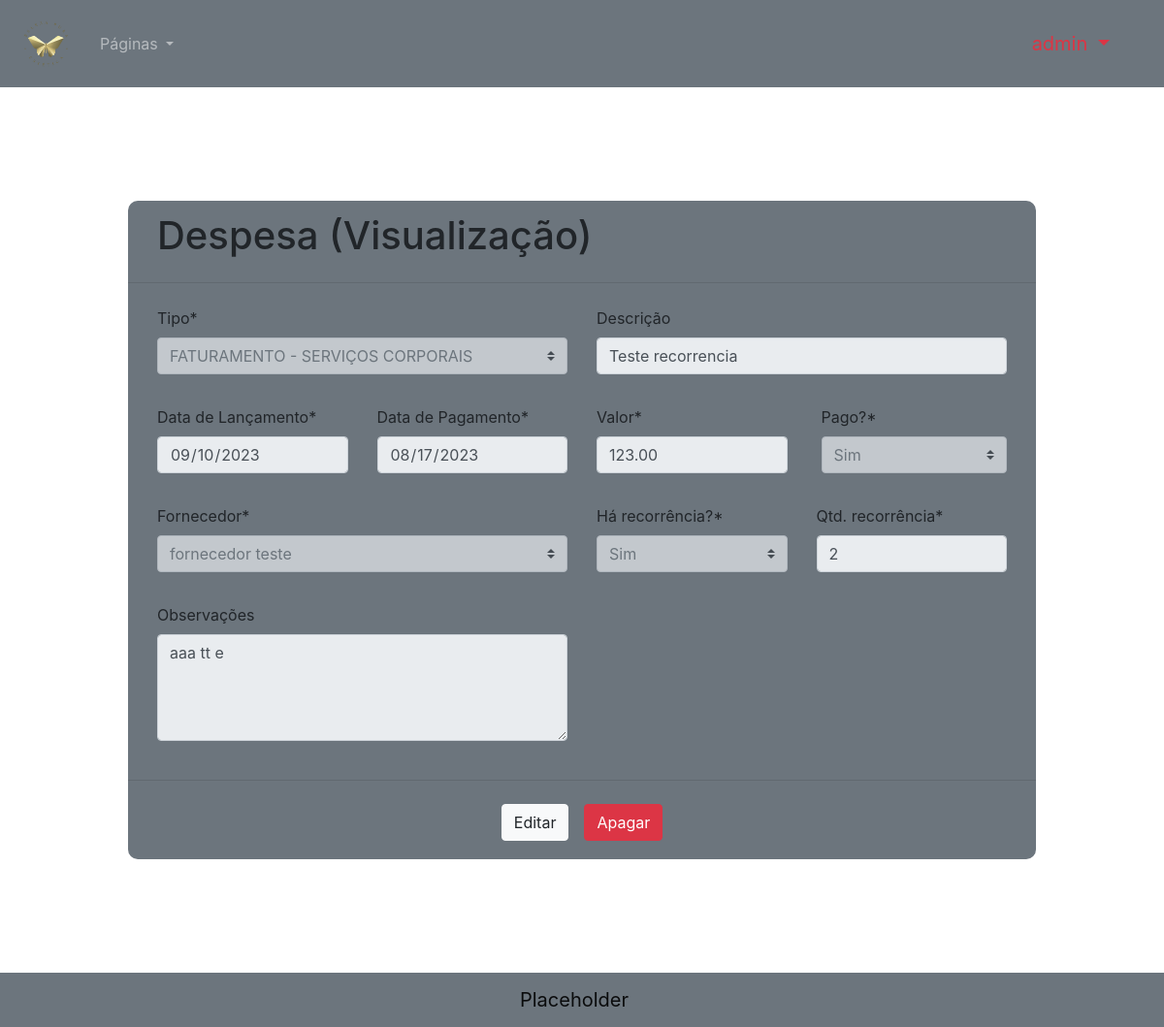
The app's page /invoice/3 (signed in) with its own data.
### main/models.py (models this page shows, shortened)
class Invoice(models.Model):
    invoice_type = models.ForeignKey("Account", null=True, blank=True, on_delete=models.SET_NULL)
    supplier = models.ForeignKey("Supplier", null=True, blank=True, on_delete=models.SET_NULL)
    payment_type = models.ForeignKey("PaymentType", null=True, blank=True, on_delete=models.SET_NULL)
    generator_sale = models.ForeignKey("Sale", null=True, blank=True, on_delete=models.CASCADE)
    description = models.CharField(max_length=200)
    release_date = models.DateField()
    due_date = models.DateField(default=datetime.date.today())
    payment_date = models.DateField(blank=True, null=True)
    cost = models.DecimalField(max_digits=8, decimal_places=2)
    paid = models.BooleanField(default=False)
    recurring = models.BooleanField(default=False)
    recurring_qtd = models.IntegerField(blank=True, null=True)
    recurring_time = models.IntegerField(blank=True, null=True)
    obs = models.CharField(max_length=200)

class Account(models.Model):
    number = models.CharField(max_length=30, verbose_name="Código")
    name = models.CharField(max_length=80, verbose_name="Descrição Sistema")
    is_expense = models.BooleanField(verbose_name="Saída?")
    account_type = models.ForeignKey("AccountType", on_delete=models.CASCADE, verbose_name="Tipo")
    commentary = models.CharField(max_length=50, verbose_name="Comentário")
    class Meta:
        verbose_name = 'Conta'
        verbose_name_plural = 'Contas'

class Supplier(models.Model):
    name = models.CharField(max_length=40, verbose_name="Nome Fantasia", default="")
    cnpj = models.CharField(max_length=40, verbose_name="CNPJ", default="")
    address = models.CharField(max_length=40, verbose_name="Endereço", default="")
    cep = models.CharField(max_length=40, verbose_name="CEP", default="")
    class Meta:
        verbose_name = 'Fornecedor'
        verbose_name_plural = 'Fornecedores'

### main/views.py (the view, shortened to what this page needs)
# urls.py: path("invoice/<int:invoice_id>", views.ViewInvoice, name="view_invoice"),
@login_required(login_url="/login/")
@user_passes_test(user_is_staff, login_url="login")
def ViewInvoice(request, invoice_id):
    invoice = Invoice.objects.get(pk=invoice_id)
    time = ""
    if invoice.recurring_time == '7':
        time = "Semanal"
    elif invoice.recurring_time == '15':
        time = "Quinzenal"
    elif invoice.recurring_time == '30':
        time = "Mensal"
    paid = ""
    if invoice.paid == True:
        paid = "Sim"
    else:
        paid = "Não"
    recurring = ""
    if invoice.recurring == True:
        recurring = "Sim"
    else:
        recurring = "Não"
    context = {
        "perms":request.user.get_all_permissions(),
        "username" : request.user,
        "invoice" : invoice,
        "time" : time,
        "paid" : paid,
        "recurring" : recurring,
    }
    return render(request, "html/view_invoice.html", context)

### main/views.py (called while the page is built)
def user_is_staff(user):
    return user.groups.filter(name='Financeiro').exists() or user.is_superuser

### main/templates/html/view_invoice.html (shortened to what this page needs)
{% extends "./main.html" %}
{% load static %}
    {% block body %}
    <div class="container-fluid">
        <form id="deleteForm" action="{% url 'view_invoice' invoice.pk%}" method="post" class="box bg-secondary">
            <div class="col row">
                <h1 class="col align-self-center">Despesa (Visualização)</h1>
            </div>
            <hr width="100" class="w-100">
            <div class="col row justify-content-lg-around justify-content-lg-between py-2">
                <div class="col-6 d-flex flex-column form-group">
                    <label for="TipoConta">Tipo*</label>
                    <select class="custom-select" disabled id="TipoConta" name="invoice_type">
                        <option value="{{invoice.invoice_type.pk}}" selected>{{invoice.invoice_type.name}}</option>
                    </select>
                </div>
                <div class="col-6 d-flex flex-column form-group">
                    <label for="Descrição">Descrição</label>
                    <input class="form-control" value="{{invoice.description}}" disabled id="Descrição" name="description" type="text">
                </div>
            </div>
            <div class="col row justify-content-lg-around justify-content-center py-2">
                <div class="col-3 d-flex flex-column form-group">
                    <label for="Lançamento">Data de Lançamento*</label>
                    <input class="form-control" value="{{invoice.release_date|date:"Y-m-d"}}" disabled  id="Lançamento" name="release_date" type="date">
                </div>
                <div class="col-3 d-flex flex-column form-group">
                    <label for="Pagamento">Data de Pagamento*</label>
                    <input class="form-control" value="{{invoice.payment_date|date:"Y-m-d"}}" disabled  id="Pagamento" name="payment_date" type="date">
                </div>
                <div class="col-3 d-flex flex-column form-group">
                    <label for="Nascimento">Valor*</label>
                    <input class="form-control" value="{{invoice.cost}}" disabled  id="Nascimento" name="cost" type="number">
                </div>
                <div class="col-3 d-flex form-check flex-column form-group">
                    <label for="Inadimplente">Pago?*</label>
                    <select class="custom-select" class="form-select" disabled id="Inadimplente" name="paid">
                        <option value="{{invoice.paid}}" selected>{{paid}}</option>
                    </select>
                </div>
            </div>
            <div class="col row justify-content-lg-around justify-content-lg-between py-2">
                <div class="col-6 d-flex flex-column form-group">
                    <label for="supplier">Fornecedor*</label>
                    <select class="custom-select" disabled  id="supplier" name="unit">
                        <option value="{{invoice.supplier.pk}}" selected>{{invoice.supplier.name}}</option>
                    </select>
                </div>
                <div class="col-3 d-flex flex-column form-group">
                    <label for="Recorrencia">Há recorrência?*</label>
                    <select class="custom-select" class="form-select" disabled  id="Recorrencia" name="recurring" onload="changeView(event)">
                        <option value="{{invoice.recurring}}" selected>{{recurring}}</option>
                    </select>
                </div>
                <div id="qtd_div" class="col-3 d-flex flex-column form-group" {% if not invoice.recurring %} style="visibility: hidden" {% endif %}>
                    <label for="Qtd">Qtd. recorrência*</label>
                    <input class="form-control" id="Qtd" disabled name="recurring_qtd" type="number" value="{{invoice.recurring_qtd}}">
                </div>
            </div>
            <div class="col row justify-content-lg-around justify-content-lg-between py-2">
                <div class="col-6 d-flex flex-column form-group">
                    <label for="OBS">Observações</label>
                    <textarea disabled class="form-control" name="obs" id="OBS" cols="20" rows="4">{{invoice.obs}}</textarea>
                </div>
                <div class="col-6"></div>
            </div>
            <hr width="100" class="w-100">
            <div class="d-flex justify-content-end">
                <div class="ml-auto p-2">
                    <a class="btn btn-light" href="{% url 'edit_invoice' invoice.pk %}">Editar</a>
                </div>
                <div class="ml-auto p-2">
                    <button type="button" class="btn btn-danger" id="cancelButton" onclick="deleteInvoice(event)">Apagar</button>
                </div>
            </div>
        </form>
      </div>
    {% endblock %}

### main/static/css/style.css (style rules this page uses)
body { min-height: 100vh; display: flex; flex-direction: column; }
form { display: flex; flex-direction: column; }
.box { margin: 10%; display: flex; flex-direction: column; border-color: black; align-items: center; border-radius: 10px; background-color: antiquewhite; padding-bottom: 1%; padding-top: 1%; }

### records on screen
Invoice: invoice_type "FATURAMENTO - SERVIÇOS CORPORAIS", description "Teste recorrencia", release_date "09/10/2023", payment_date "08/17/2023", cost "123.00", unit "fornecedor teste", recurring_qtd "2", obs "aaa tt e"

### other values on screen
form field paid "Sim"
form field recurring "Sim"
